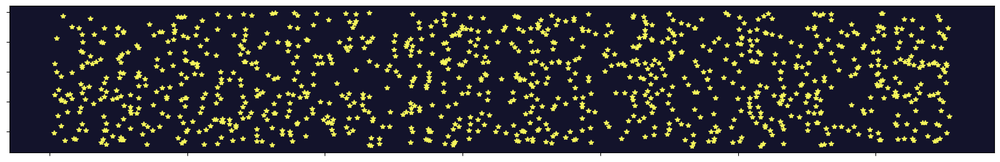
#> input picture 2021/images/day13_0.png, 1000 x 162 px, shrunk from 1574 x 255 before the run
$ python -i day13.py   (imports and definitions only)
#> lines starting #> are read from the running program, lines starting #| are printed output that depends on the picture
from util import Day
from aocd import submit
import matplotlib.pyplot as plt


def parse_input(data):
    points = set()
    instructions = []
    flip_flop = False
    for line in data:
        if line == "":
            flip_flop = True
            continue
        if flip_flop:
            if "x" in line:
                num = int(line.split("=")[1]) + 0j
            if "y" in line:
                num = int(line.split("=")[1]) * 1j
            instructions.append(num)
        else:
            points.add(complex(*map(int, line.split(","))))
    return points, instructions


def fold(sheet, instruction):
    new_sheet = set()
    for point in sheet:
        if point.real >= instruction.real and point.imag >= instruction.imag:
            if instruction.real == 0:
                folded = point.real + instruction - (point.imag * 1j - instruction)
            elif instruction.imag == 0:
                folded = point.imag * 1j + instruction - (point.real - instruction)
            new_sheet.add(folded)
        else:
            new_sheet.add(point)

    return new_sheet


def follow_instructions(sheet, instructions):
    plot_sheet(sheet, 0)
    for i, instruction in enumerate(instructions):
        sheet = fold(sheet, instruction)
        plot_sheet(sheet, i + 1)
    return sheet


def plot_sheet(sheet, name):
    fig, ax = plt.subplots(figsize=(20, 3))
    ax.plot([p.real for p in sheet], [-p.imag for p in sheet], "*", color=(0.96, 0.96, 0.356))
    ax.set_facecolor((0.075, 0.075, 0.17))
    ax.set_yticklabels([])
    ax.set_xticklabels([])
    plt.savefig(f"images/day13_{name}.png", bbox_inches="tight")


def main(day, part=1):
    day.data = parse_input(day.data)
    if part == 1:
        return len(fold(day.data[0], day.data[1][0]))
    if part == 2:
        sheet = follow_instructions(*day.data)
        plot_sheet(sheet, "final")
        return "BCZRCEAB"


# [13 lines not run here, left out]

>>> import cv2
>>> picture = cv2.imread('images/day13_0.png', cv2.IMREAD_GRAYSCALE)
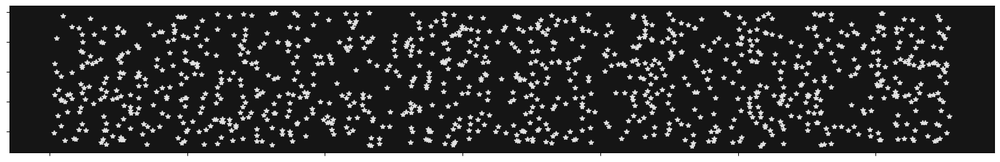
#> picture: shape (162, 1000); min 0, max 255, mean 63.2
#> the loop in parse_input, `for line in data:` made 1 pass
#> after the loop in parse_input, `for line in data:`: instructions = []; points = 0 items
#> (the run stopped early here; a loop or call above may not have finished)

$ run again, on 2021/images/day13_1.png
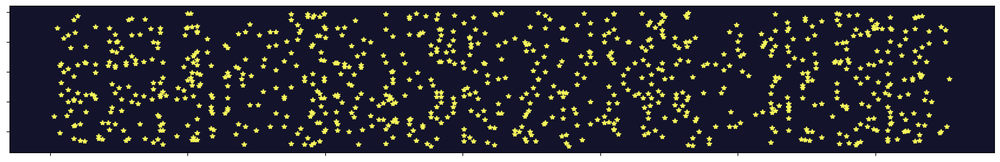
#> input picture 2021/images/day13_1.png, 1000 x 162 px, shrunk from 1574 x 255 before the run
#> `picture = cv2.imread('images/day13_0.png', cv2.IMREAD_GRAYSCALE)`:
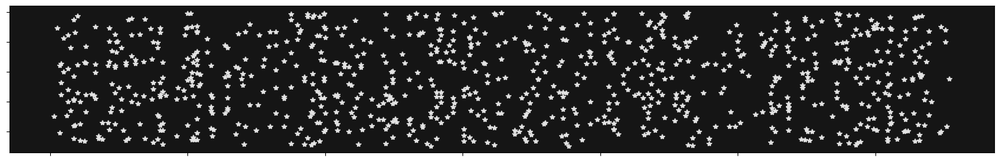
#> picture: shape (162, 1000); min 0, max 255, mean 60.5
#> the loop in parse_input, `for line in data:` made 1 pass
#> after the loop in parse_input, `for line in data:`: instructions = []; points = 0 items

$ run again, on 2021/images/day13_10.png
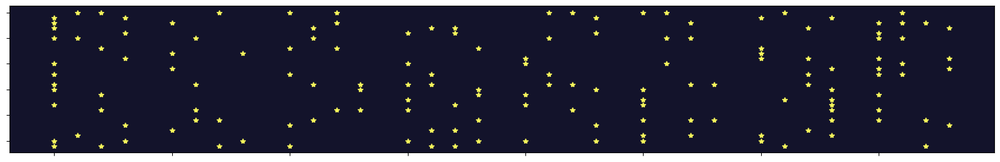
#> input picture 2021/images/day13_10.png, 1000 x 162 px, shrunk from 1574 x 255 before the run
#> `picture = cv2.imread('images/day13_0.png', cv2.IMREAD_GRAYSCALE)`:
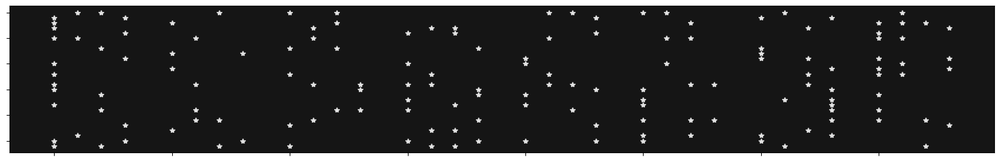
#> picture: shape (162, 1000); min 0, max 255, mean 47.7
#> the loop in parse_input, `for line in data:` made 1 pass
#> after the loop in parse_input, `for line in data:`: instructions = []; points = 0 items

$ run again, on 2021/images/day13_11.png
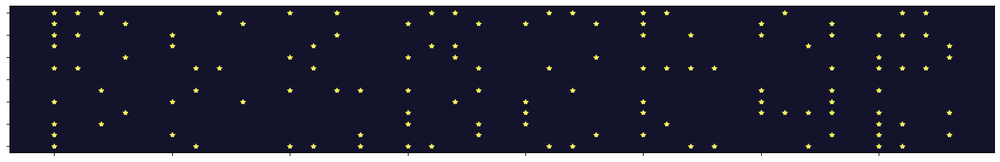
#> input picture 2021/images/day13_11.png, 1000 x 162 px, shrunk from 1574 x 255 before the run
#> `picture = cv2.imread('images/day13_0.png', cv2.IMREAD_GRAYSCALE)`:
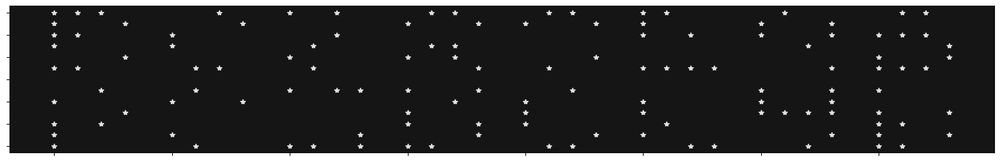
#> picture: shape (162, 1000); min 0, max 255, mean 47.2
#> the loop in parse_input, `for line in data:` made 1 pass
#> after the loop in parse_input, `for line in data:`: instructions = []; points = 0 items
